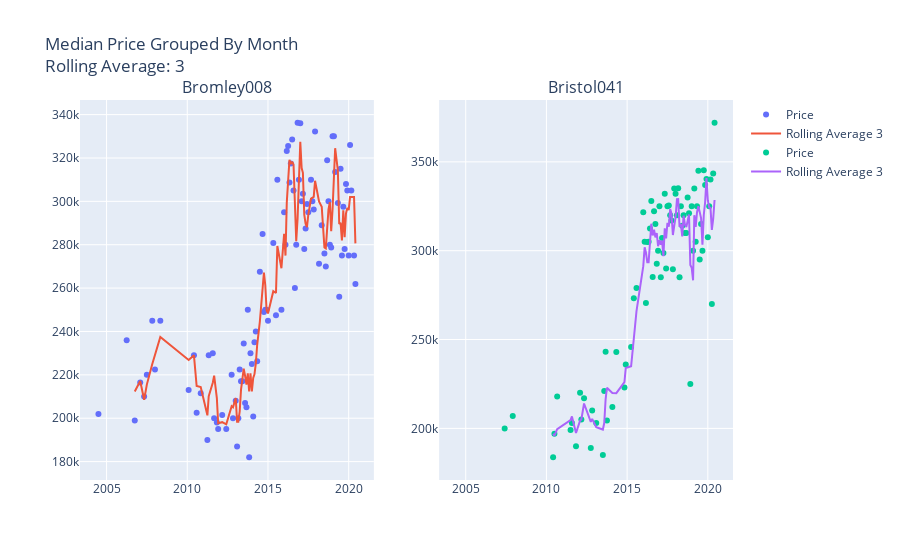

Notebook code for this chart:
### Code cell
best_areas_figure, n_table = rolling_avg_subplots_for_area(dataframe=best_areas_yearly,
                                               target='price',
                                              rolling_val=3, top_n=2)

n_table
best_areas_figure
